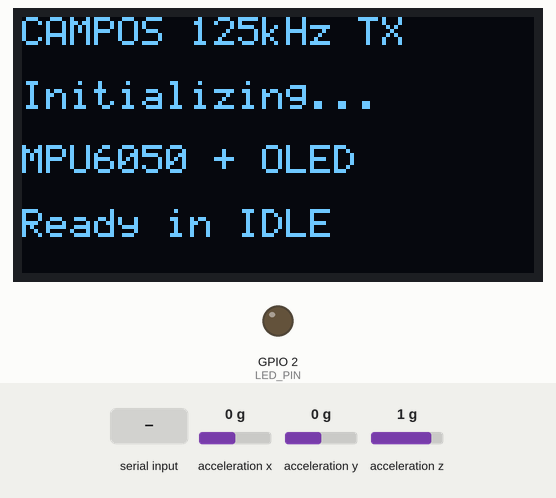
A sketch run on a simulated ESP32. On the bench: 128×64 one-colour display, output pins drawn as LEDs (lit = HIGH). Wiring (inferred from the names in the program): SSD1306 OLED at I2C address 0x3C; MPU-6050 motion sensor at I2C address 0x68. Dashed ring = blinking. The test bench sets the inputs (shaded band); at power-on: acceleration z 1 g, acceleration x 0 g, acceleration y 0 g. Pins used as bus, display or sensor lines are not drawn; what the sketch prints to the serial monitor is not drawn.

Above: at 2.4 s.
2.5 s: "imu on\n" received over Serial
At 3.36 s:
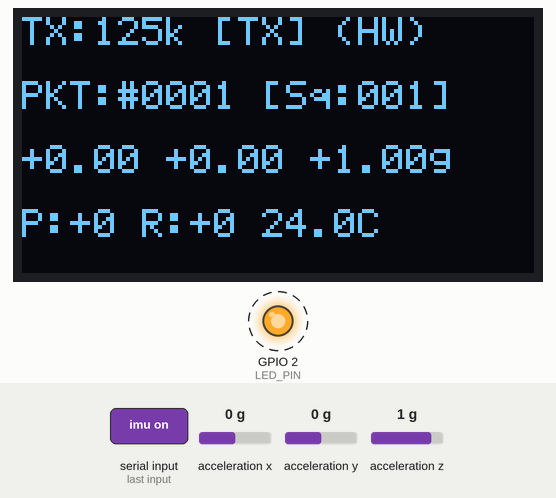
5.0 s: acceleration z set to 0.1 g
At 6.05 s:
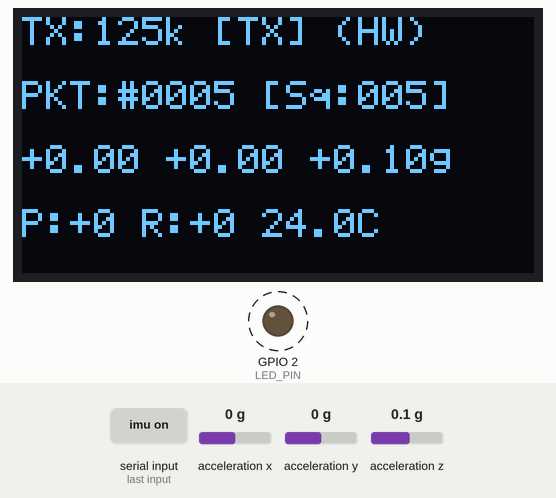
7.0 s: acceleration z set to -0.2 g
At 8.15 s:
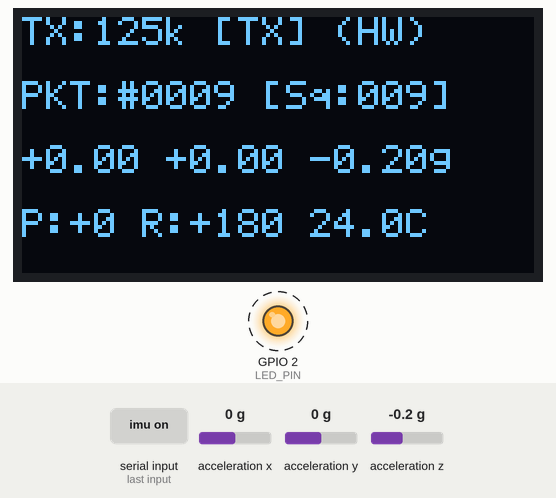
9.8 s: "read\n" received over Serial
At 10.25 s:
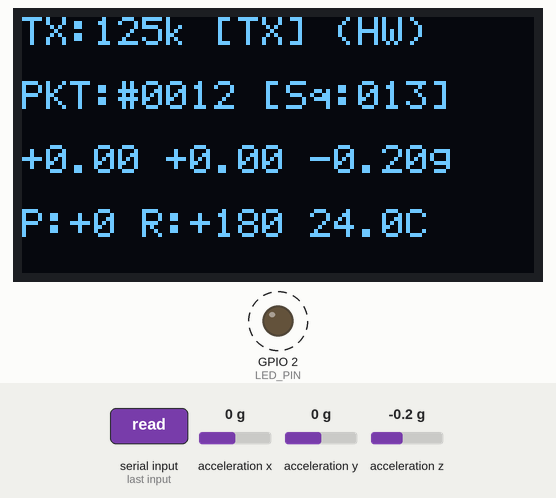
11.3 s: acceleration x set to -1.4 g
At 12.36 s:
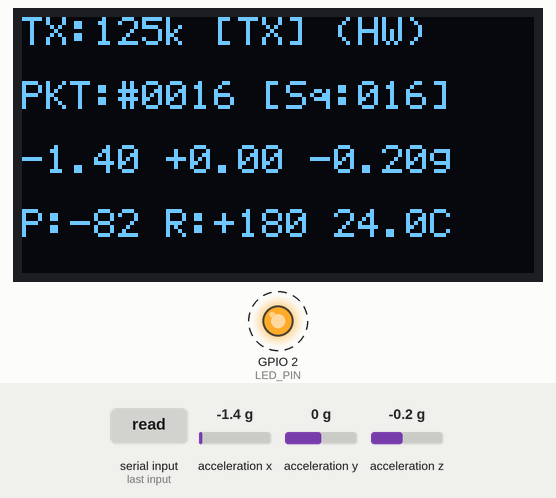
13.0 s: acceleration y set to -1.4 g
At 14.16 s:
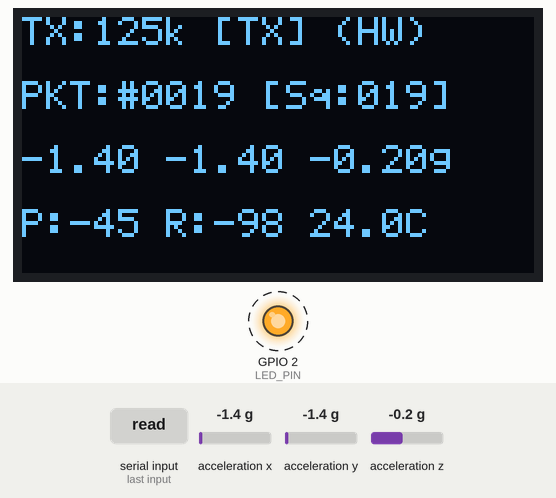
Timing chart, 0 to 15.8 s (numbered marks = the images above; inputs shaded):
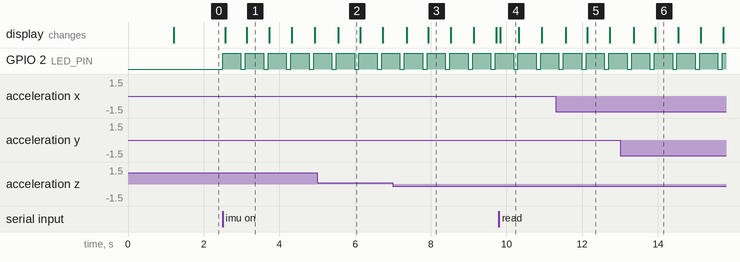

The sketch:

firmware_tx.ino
```cpp
// (licence header left out)
#include <Arduino.h>
#include <Wire.h>
#include "config.h"
#include "packet_builder.h"
#include "manchester_tx.h"
#include "imu_telemetry.h"
#include "mpu6050_driver.h"
#include "oled_display.h"

// Core Communication Instances
PacketBuilder builder;
ManchesterTx  tx;

// Sensor and Display Instances (Shared I2C on GPIO21 / GPIO22)
Mpu6050Driver imu;
OledDisplay   oled;

// Transmission buffers
static uint8_t frame_buffer[MAX_FRAME_BYTES];
static uint16_t frame_len = 0;

// IMU Streaming State
static bool     imu_streaming = false;
static uint8_t  imu_seq = 0;
static uint32_t last_imu_tx_ms = 0;
static const uint32_t IMU_STREAM_INTERVAL_MS = 600; // 480 ms TX time + 120 ms guard

// Benchmarking & Beacon state
static bool beacon_enabled = false;
static uint32_t last_beacon_ms = 0;
static uint32_t beacon_counter = 0;

static uint32_t bench_remaining = 0;
static uint32_t bench_total = 0;
static uint32_t last_packet_end_ms = 0;

// Command line input buffer
static String serial_input = "";

// Helper to trigger raw packet transmission
bool transmitPayload(const uint8_t *payload, uint8_t len) {
    if (tx.isBusy()) {
        return false;
    }

    if (!builder.buildPacket(payload, len, frame_buffer, sizeof(frame_buffer), &frame_len)) {
        Serial.println(F("[ERROR] Packet assembly failed. Check payload length (1-32 bytes)."));
        return false;
    }

    if (!tx.sendPacket(frame_buffer, frame_len)) {
        Serial.println(F("[ERROR] Failed to start Manchester transmitter engine."));
        return false;
    }

    return true;
}

// Helper to sample MPU6050, update OLED, and transmit binary telemetry
bool sendImuTelemetry() {
    int16_t ax_mg = 0, ay_mg = 0, az_mg = 0, temp_cdeg = 0;
    if (!imu.readData(ax_mg, ay_mg, az_mg, temp_cdeg)) {
        Serial.println(F("[IMU] Failed to read sensor data."));
        return false;
    }

    // Build compact 10-byte telemetry packet
    ImuTelemetryPacket pkt;
    pkt.type = PKT_TYPE_IMU;
    pkt.seq = imu_seq++;
    pkt.accel_x_mg = ax_mg;
    pkt.accel_y_mg = ay_mg;
    pkt.accel_z_mg = az_mg;
    pkt.temp_cdeg = temp_cdeg;

    if (!transmitPayload((const uint8_t*)&pkt, sizeof(pkt))) {
        return false;
    }

    // Update local OLED display with live measurements
    oled.updateTelemetry(true, tx.getStats().packets_sent, pkt.seq,
                         ax_mg, ay_mg, az_mg, temp_cdeg, imu.isSimulated());

    float pitch = imuCalculatePitchDeg(ax_mg, ay_mg, az_mg);
    float roll  = imuCalculateRollDeg(ay_mg, az_mg);

    Serial.printf("[TX-IMU #%u] Seq:%u | Accel:[%+0.2fg, %+0.2fg, %+0.2fg] | Pitch:%+0.1f° Roll:%+0.1f° | Temp:%0.1f°C %s\n",
                  tx.getStats().packets_sent, pkt.seq,
                  (float)ax_mg / 1000.0f, (float)ay_mg / 1000.0f, (float)az_mg / 1000.0f,
                  pitch, roll, (float)temp_cdeg / 100.0f,
                  imu.isSimulated() ? "(SIM)" : "(HW)");

    return true;
}

void printHelp() {
    Serial.println(F("Available Commands:"));
    Serial.println(F("  imu on|off       : Continuous MPU6050 inductive telemetry streaming"));
    Serial.println(F("  read             : Read MPU6050 sensor once and print to Serial/OLED"));
    Serial.println(F("  send <text>      : Transmit custom text string"));
    Serial.println(F("  ping             : Transmit standard \"PING\" test packet"));
    Serial.println(F("  bench <count>    : Send a burst of N consecutive packets for PER tests"));
    Serial.println(F("  carrier on|off   : Continuous 125 kHz carrier for oscilloscope calibration"));
    Serial.println(F("  beacon on|off    : Periodic telemetry heartbeat every 3 seconds"));
    Serial.println(F("  status           : Report transmitter, sensor, and display status"));
    Serial.println(F("  help             : Show this command menu"));
}

void processCommand(String cmd) {
    cmd.trim();
    if (cmd.length() == 0) return;

    if (cmd.equalsIgnoreCase("help")) {
        printHelp();
    } else if (cmd.equalsIgnoreCase("imu on")) {
        imu_streaming = true;
        Serial.println(F("[IMU] Continuous telemetry streaming ENABLED (~1.7 Hz)."));
    } else if (cmd.equalsIgnoreCase("imu off")) {
        imu_streaming = false;
        Serial.println(F("[IMU] Continuous telemetry streaming DISABLED."));
    } else if (cmd.equalsIgnoreCase("read")) {
        int16_t ax, ay, az, t;
        imu.readData(ax, ay, az, t);
        float pitch = imuCalculatePitchDeg(ax, ay, az);
        float roll  = imuCalculateRollDeg(ay, az);
        Serial.printf("[IMU READ] Ax=%+0.3fg Ay=%+0.3fg Az=%+0.3fg | Pitch=%+0.1f° Roll=%+0.1f° | Temp=%0.2f°C %s\n",
                      (float)ax / 1000.0f, (float)ay / 1000.0f, (float)az / 1000.0f,
                      pitch, roll, (float)t / 100.0f,
                      imu.isSimulated() ? "(SIMULATED)" : "(HARDWARE)");
        oled.updateTelemetry(tx.isBusy(), tx.getStats().packets_sent, imu_seq, ax, ay, az, t, imu.isSimulated());
    } else if (cmd.equalsIgnoreCase("ping")) {
        const char msg[] = "PING";
        transmitPayload((const uint8_t*)msg, strlen(msg));
        Serial.println(F("[TX] PING packet sent."));
    } else if (cmd.startsWith("send ") || cmd.startsWith("SEND ")) {
        String payload_str = cmd.substring(5);
        if (payload_str.length() == 0) {
            Serial.println(F("[ERROR] Empty payload."));
        } else if (payload_str.length() > MAX_PAYLOAD_LEN) {
            Serial.printf("[ERROR] Payload exceeds %u bytes limit.\n", MAX_PAYLOAD_LEN);
        } else {
            transmitPayload((const uint8_t*)payload_str.c_str(), payload_str.length());
            Serial.printf("[TX] Sent text: \"%s\"\n", payload_str.c_str());
        }
    } else if (cmd.startsWith("bench ") || cmd.startsWith("BENCH ")) {
        int count = cmd.substring(6).toInt();
        if (count <= 0) {
            Serial.println(F("[ERROR] Count must be > 0."));
        } else {
            bench_total = count;
            bench_remaining = count;
            Serial.printf("[BENCH] Starting burst transmission of %u packets...\n", bench_total);
            char bench_msg[32];
            snprintf(bench_msg, sizeof(bench_msg), "B#%04u", (unsigned int)(bench_total - bench_remaining + 1));
            transmitPayload((const uint8_t*)bench_msg, strlen(bench_msg));
            bench_remaining--;
        }
    } else if (cmd.equalsIgnoreCase("carrier on")) {
        tx.setContinuousCarrier(true);
        Serial.println(F("[CARRIER] Continuous 125 kHz carrier enabled on GPIO18 (~RST High)."));
        oled.printLine(0, "TX: CARRIER ON ");
    } else if (cmd.equalsIgnoreCase("carrier off")) {
        tx.setContinuousCarrier(false);
        Serial.println(F("[CARRIER] Continuous carrier disabled (GPIO18 Low)."));
        oled.printLine(0, "TX: CARRIER OFF");
    } else if (cmd.equalsIgnoreCase("beacon on")) {
        beacon_enabled = true;
        last_beacon_ms = millis();
        Serial.println(F("[BEACON] Periodic autonomous beacon enabled (every 3000 ms)."));
    } else if (cmd.equalsIgnoreCase("beacon off")) {
        beacon_enabled = false;
        Serial.println(F("[BEACON] Periodic beacon disabled."));
    } else if (cmd.equalsIgnoreCase("status")) {
        TxStats stats = tx.getStats();
        Serial.println(F("--- [Transmitter & Peripherals Status] ---"));
        Serial.printf("  OOK Modulation : GPIO%u (~RST TLC555)\n", TX_PIN);
        Serial.printf("  Status LED     : GPIO%u\n", LED_PIN);
        Serial.printf("  I2C Bus        : SDA=GPIO21, SCL=GPIO22\n");
        Serial.printf("  MPU6050 Status : %s\n", imu.isConnected() ? "CONNECTED (0x68)" : (imu.isSimulated() ? "SIMULATED FALLBACK" : "DISCONNECTED"));
        Serial.printf("  OLED Status    : %s\n", oled.isConnected() ? "CONNECTED (0x3C)" : "DISCONNECTED");
        Serial.printf("  Transmitter    : %s\n", tx.isContinuousCarrier() ? "CONTINUOUS CARRIER" : (tx.isBusy() ? "TRANSMITTING" : "IDLE"));
        Serial.printf("  IMU Streaming  : %s\n", imu_streaming ? "ACTIVE" : "OFF");
        Serial.printf("  Packets Sent   : %u\n", stats.packets_sent);
        Serial.printf("  Symbols Sent   : %u\n", stats.total_symbols_sent);
        Serial.printf("  Last TX Time   : %u ms\n", stats.last_tx_duration_ms);
        Serial.println(F("------------------------------------------"));
    } else {
        if (cmd.length() <= MAX_PAYLOAD_LEN) {
            transmitPayload((const uint8_t*)cmd.c_str(), cmd.length());
            Serial.printf("[TX] Sent text: \"%s\"\n", cmd.c_str());
        } else {
            Serial.printf("[ERROR] Unrecognized command. Type 'help'.\n");
        }
    }
}

void setup() {
    Serial.begin(SERIAL_BAUD);
    delay(1000); // Allow USB UART to settle

    Serial.println();
    Serial.println(F("=========================================================="));
    Serial.println(F("  ESP32 125 kHz TX with MPU6050 IMU & OLED Display       "));
    Serial.println(F("  Modulation: OOK | Encoding: Manchester (IEEE 802.3)     "));
    Serial.println(F("  Output Pin: GPIO18 (TLC555 ~RST Gating)                "));
    Serial.println(F("  I2C Bus   : SDA=GPIO21, SCL=GPIO22                     "));
    Serial.println(F("=========================================================="));

    // 1. Initialize Transmitter Engine
    tx.begin(TX_PIN, LED_PIN);
    builder.reset();

    // 2. Initialize Shared I2C Bus (GPIO21 = SDA, GPIO22 = SCL)
    Wire.begin(21, 22, 400000);

    // 3. Initialize OLED Display (0x3C)
    if (oled.begin(21, 22)) {
        Serial.println(F("[I2C] SSD1306 OLED Display detected at 0x3C. [OK]"));
        oled.printLine(0, "CAMPOS 125kHz TX");
        oled.printLine(2, "Initializing...");
        oled.printLine(4, "MPU6050 + OLED");
        oled.printLine(6, "Ready in IDLE");
    } else {
        Serial.println(F("[I2C] SSD1306 OLED Display NOT found at 0x3C (Running headless)."));
    }

    // 4. Initialize MPU6050 IMU (0x68)
    if (imu.begin(21, 22)) {
        Serial.println(F("[I2C] MPU6050 6-DOF IMU detected at 0x68. [OK]"));
    } else {
        Serial.println(F("[I2C] MPU6050 NOT detected on I2C. Fallback to SIMULATED tilt active."));
    }

    Serial.println(F("[SYSTEM] Ready. Type 'imu on' to start streaming or 'help' for menu."));
}

void loop() {
    // 1. Handle Serial CLI input
    while (Serial.available()) {
        char c = (char)Serial.read();
        if (c == '\r') continue;
        if (c == '\n') {
            processCommand(serial_input);
            serial_input = "";
        } else {
            serial_input += c;
        }
    }

    // 2. Handle Continuous IMU Telemetry Streaming
    if (imu_streaming && !tx.isBusy() && bench_remaining == 0) {
        if (millis() - last_imu_tx_ms >= IMU_STREAM_INTERVAL_MS) {
            last_imu_tx_ms = millis();
            sendImuTelemetry();
        }
    }

    // 3. Handle Benchmark Burst Progression
    if (bench_remaining > 0 && !tx.isBusy()) {
        if (millis() - last_packet_end_ms >= T_GUARD_INTERVAL_MS) {
            char bench_msg[32];
            snprintf(bench_msg, sizeof(bench_msg), "B#%04u", (unsigned int)(bench_total - bench_remaining + 1));
            transmitPayload((const uint8_t*)bench_msg, strlen(bench_msg));
            bench_remaining--;
            last_packet_end_ms = millis();

            if (bench_remaining == 0) {
                Serial.printf("[BENCH] Burst completed. Sent %u frames.\n", bench_total);
            }
        }
    } else if (!tx.isBusy()) {
        last_packet_end_ms = millis();
    }

    // 4. Handle Periodic Beacon
    if (beacon_enabled && !tx.isBusy() && bench_remaining == 0 && !imu_streaming) {
        if (millis() - last_beacon_ms >= 3000) {
            last_beacon_ms = millis();
            beacon_counter++;
            char beacon_msg[32];
            snprintf(beacon_msg, sizeof(beacon_msg), "BEACON #%u", (unsigned int)beacon_counter);
            transmitPayload((const uint8_t*)beacon_msg, strlen(beacon_msg));
            Serial.printf("[BEACON] Sent: \"%s\"\n", beacon_msg);
        }
    }

    yield(); // FreeRTOS watchdog feeding
}
```

imu_telemetry.h
```cpp
#ifndef IMU_TELEMETRY_H
#define IMU_TELEMETRY_H

#include <stdint.h>
#include <math.h>

// ==============================================================================
// IMU Telemetry Packet Specification (Compact Binary Format)
// ==============================================================================
// Total Payload Length: Exactly 10 bytes
// At 250 bps Manchester: (10 payload + 5 overhead) * 8 * 4 ms = 480 ms per frame
#define PKT_TYPE_IMU 0x01

#pragma pack(push, 1)
struct ImuTelemetryPacket {
    uint8_t  type;         // Packet type identifier (0x01)
    uint8_t  seq;          // Sequence counter (0..255) for packet error rate tracking
    int16_t  accel_x_mg;   // Acceleration X in milli-g (±2000 mg = ±2.0g)
    int16_t  accel_y_mg;   // Acceleration Y in milli-g
    int16_t  accel_z_mg;   // Acceleration Z in milli-g
    int16_t  temp_cdeg;    // Temperature in centi-degrees Celsius (e.g. 2540 = 25.40 °C)
};
#pragma pack(pop)

// Helper functions for attitude estimation (Pitch & Roll in degrees)
static inline float imuCalculatePitchDeg(int16_t ax, int16_t ay, int16_t az) {
    // Pitch: Rotation around Y axis
    float fx = (float)ax;
    float fy = (float)ay;
    float fz = (float)az;
    return atan2f(fx, sqrtf(fy * fy + fz * fz)) * (180.0f / 3.141592653589793f);
}

static inline float imuCalculateRollDeg(int16_t ay, int16_t az) {
    // Roll: Rotation around X axis
    float fy = (float)ay;
    float fz = (float)az;
    return atan2f(fy, fz) * (180.0f / 3.141592653589793f);
}

#endif // IMU_TELEMETRY_H
```

manchester_tx.h
```cpp
#ifndef MANCHESTER_TX_H
#define MANCHESTER_TX_H

#include <stdint.h>
#include <stdbool.h>
#include "config.h"

#ifdef ESP32
#include <esp_attr.h>
#include <esp_timer.h>
#else
#define IRAM_ATTR
#endif

struct TxStats {
    uint32_t packets_sent;
    uint32_t total_symbols_sent;
    uint32_t last_tx_duration_ms;
};

class ManchesterTx {
public:
    ManchesterTx();

    // Initialize pins and timer
    void begin(uint8_t tx_pin = TX_PIN, uint8_t led_pin = LED_PIN);

    // Encode raw bytes into Manchester symbols and begin transmission
    // Returns true if transmission successfully started, false if already busy
    bool sendPacket(const uint8_t *frame_data, uint16_t frame_len);

    // Continuous carrier mode for testbench / oscilloscope calibration
    void setContinuousCarrier(bool enable);
    bool isContinuousCarrier() const;

    // Check if transmitter is actively sending symbols
    bool isBusy() const;

    // Stop transmission immediately and reset line to LOW
    void stop();

    // Timer ISR tick handler (called every T_NOMINAL_HALF_US, e.g. 2000 us)
    void IRAM_ATTR tick();

    // Telemetry and statistics
    TxStats getStats() const;

    // Direct symbol inspection (useful for unit tests and simulations)
    uint16_t getSymbolCount() const { return _total_symbols; }
    uint8_t  getSymbol(uint16_t index) const { return (index < _total_symbols) ? _symbols[index] : 0; }

private:
    uint8_t  _tx_pin;
    uint8_t  _led_pin;

    volatile bool _is_transmitting;
    volatile bool _continuous_carrier;

    // Pre-computed Manchester symbols (0 or 1 for each half-bit)
    uint8_t  _symbols[MAX_SYMBOLS];
    volatile uint16_t _total_symbols;
    volatile uint16_t _current_symbol_idx;

    uint32_t _tx_start_time_ms;
    TxStats  _stats;

#ifdef ESP32
    esp_timer_handle_t _timer_handle;
    static void IRAM_ATTR onTimerTick(void* arg);
#endif

    // Internal helper to convert byte array to IEEE 802.3 Manchester symbols
    void encodeManchester(const uint8_t *data, uint16_t len);
};

#endif // MANCHESTER_TX_H
```

oled_display.h
```cpp
#ifndef OLED_DISPLAY_H
#define OLED_DISPLAY_H

#include <stdint.h>
#include <stdbool.h>

#define OLED_I2C_ADDR_DEFAULT  0x3C  // Default I2C address for SSD1306 OLED
#define OLED_I2C_ADDR_ALT      0x3D

class OledDisplay {
public:
    OledDisplay(uint8_t address = OLED_I2C_ADDR_DEFAULT);

    // Initialize display over I2C without external library dependencies
    bool begin(uint8_t sda_pin = 21, uint8_t scl_pin = 22, uint32_t frequency = 400000);

    // Check if the physical display hardware was detected
    bool isConnected() const;

    // Clear display contents
    void clear();

    // Print text on a specific line (page 0 to 7, col 0 to 127)
    // Supports standard printable ASCII characters (32 to 126)
    void printLine(uint8_t line, const char *text, uint8_t start_col = 0);

    // Formatted Telemetry Screen:
    //   Line 0: Header (Link & Carrier Status)
    //   Line 2: Packet Sequence & Status
    //   Line 4: Accel components (Ax, Ay, Az in g)
    //   Line 6: Pitch, Roll & Temp
    void updateTelemetry(bool is_transmitting, uint32_t pkt_count, uint8_t seq,
                         int16_t ax_mg, int16_t ay_mg, int16_t az_mg,
                         int16_t temp_cdeg, bool imu_simulated);

private:
    uint8_t _address;
    bool    _connected;

    void sendCommand(uint8_t cmd);
    void sendData(const uint8_t *data, uint16_t len);
    void setCursor(uint8_t page, uint8_t col);
};

#endif // OLED_DISPLAY_H
```

packet_builder.h
```cpp
#ifndef PACKET_BUILDER_H
#define PACKET_BUILDER_H

#include <stdint.h>
#include <stdbool.h>
#include "config.h"

class PacketBuilder {
public:
    PacketBuilder();

    // Reset internal state
    void reset();

    // Assemble a complete frame into out_buffer
    // Frame format: [PREAMBLE x N] [SFD (0x7E)] [Length] [Payload...] [CRC-8]
    // Returns true on success, false if payload length is invalid or buffer is too small
    bool buildPacket(const uint8_t *payload, uint8_t length, uint8_t *out_buffer, uint16_t max_out_len, uint16_t *actual_out_len);

    // CRC-8 calculation helper (Polynomial: 0x07, Init: 0x00)
    // Matches the receiver polynomial and initial value
    static uint8_t calculateCRC8(const uint8_t *data, uint8_t len);
    static uint8_t updateCRC8(uint8_t crc, uint8_t byte);
};

#endif // PACKET_BUILDER_H
```

Source omitted: manchester_tx.cpp (4937 bytes), oled_display.cpp (10099 bytes), packet_builder.cpp (1757 bytes), config.h (2132 bytes), mpu6050_driver.cpp (4317 bytes), mpu6050_driver.h (1762 bytes)

Measured:
- the behaviour switches between 0 and -0.1 g on acceleration z (found by bisection; images 2 and 3)
- after the input at 2.5 s, GPIO 2 (LED_PIN): alternates HIGH for 0.48 s and LOW for 0.12 s, starting at once; the display: first changes after 0.07 s (image 1 shows a later state)
- after the input at 7.0 s, the display: first changes after 0.36 s (image 3 shows a later state)
- what the display in image 1 shows lasts 0.6 s, from 3.1 s to 3.7 s
- what the display in image 4 shows lasts 0.5 s, from 9.8 s to 10.3 s
